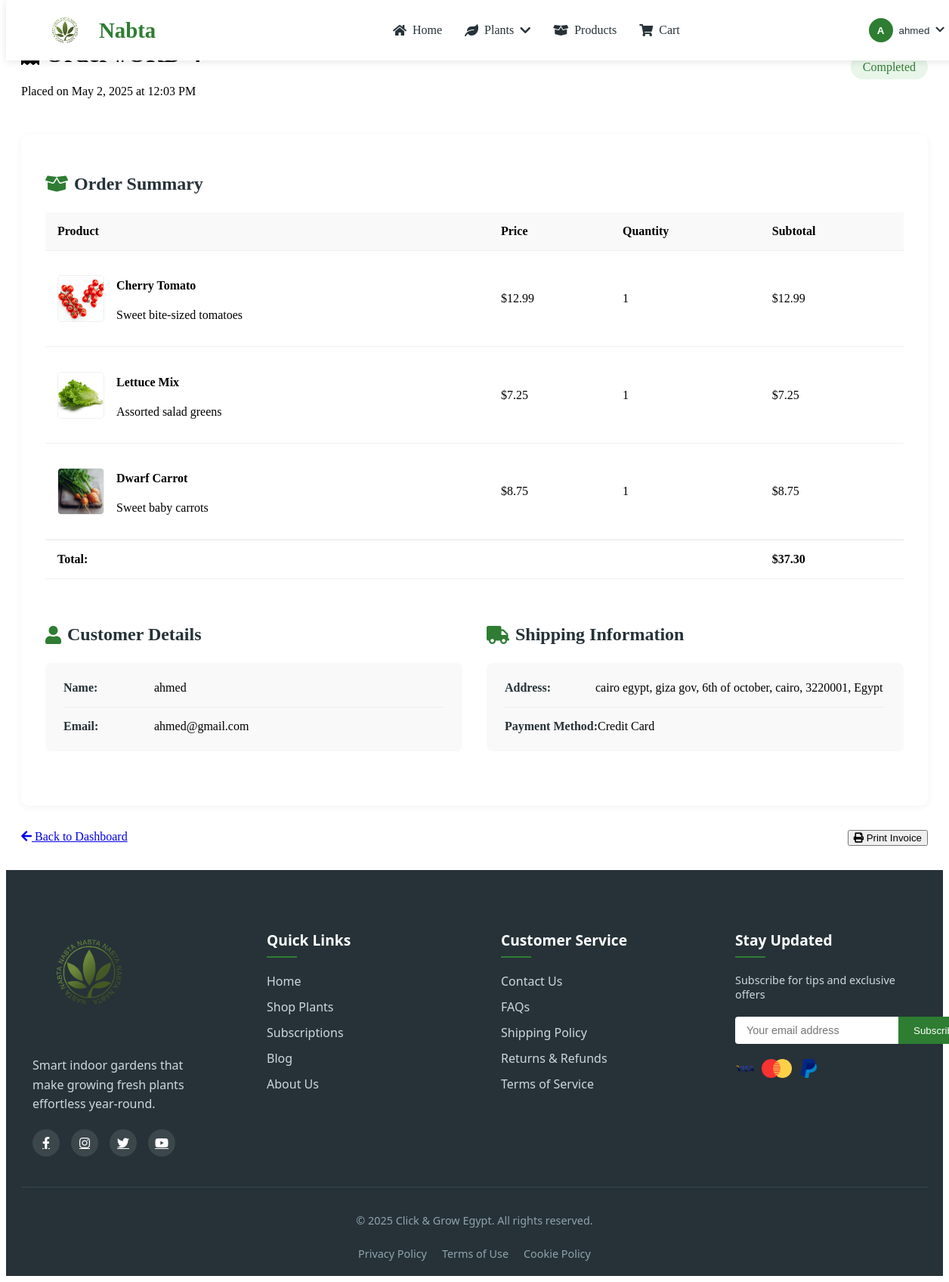
Page /order_details.php?id=4 (signed in) on the committed database.
### tables this page shows
CREATE TABLE `orders` (
  `id` int(11) NOT NULL,
  `user_id` int(11) NOT NULL,
  `order_number` varchar(20) NOT NULL,
  `total_amount` decimal(10,2) NOT NULL,
  `shipping_address` text NOT NULL,
  `payment_method` varchar(50) NOT NULL,
  `status` enum('pending','processing','completed','cancelled') DEFAULT 'pending',
  `created_at` timestamp NOT NULL DEFAULT current_timestamp()
);

CREATE TABLE `order_items` (
  `id` int(11) NOT NULL,
  `order_id` int(11) NOT NULL,
  `plant_id` int(11) NOT NULL,
  `quantity` int(11) NOT NULL,
  `price` decimal(10,2) NOT NULL
);

CREATE TABLE `plants` (
  `id` int(11) NOT NULL,
  `name` varchar(100) NOT NULL,
  `price` decimal(10,2) NOT NULL,
  `image_url` varchar(255) NOT NULL,
  `short_description` text NOT NULL,
  `long_description` text DEFAULT NULL,
  `category` enum('herbs','vegetables','flowers') NOT NULL,
  `is_featured` tinyint(1) DEFAULT 0,
  `is_new` tinyint(1) DEFAULT 0,
  `active` tinyint(1) DEFAULT 1,
  `date_added` timestamp NOT NULL DEFAULT current_timestamp()
);

CREATE TABLE `users` (
  `id` int(11) NOT NULL,
  `username` varchar(100) NOT NULL,
  `email` varchar(255) NOT NULL,
  `password` varchar(255) NOT NULL,
  `created_at` timestamp NOT NULL DEFAULT current_timestamp(),
  `remember_token` varchar(64) DEFAULT NULL,
  `token_expires` datetime DEFAULT NULL
);

### config/init.php (called while the page is built, shortened)
<?php
function url($path = '') {
    return BASE_URL . ltrim($path, '/');
}

### order_details.php (the view, shortened to what this page needs)
<?php
require_once __DIR__ . '/config/init.php';
$order_id = (int)$_GET['id'];
$order = null;
$order_items = [];
$error_message = '';
try {
    $stmt = $pdo->prepare("
        SELECT
            o.*,
            u.username,
            u.email
        FROM orders o
        JOIN users u ON o.user_id = u.id
        WHERE o.id = ? AND o.user_id = ?
    ");
    $stmt->execute([$order_id, $_SESSION['user_id']]);
    $order = $stmt->fetch();
    if (!$order) {
        $error_message = "Order not found or you don't have permission to view it.";
    } else {
        $items_stmt = $pdo->prepare("
            SELECT
                oi.*,
                p.name as plant_name,
                p.image_url,
                p.short_description
            FROM order_items oi
            JOIN plants p ON oi.plant_id = p.id
            WHERE oi.order_id = ?
        ");
        $items_stmt->execute([$order_id]);
        $order_items = $items_stmt->fetchAll();
    }
} catch (PDOException $e) {
    error_log("Order Details Error: " . $e->getMessage());
    $error_message = "We're experiencing technical difficulties. Please try again later.";
}
include __DIR__ . '/includes/navbar.php';
?>
<div class="order-details-container">
    <?php if (!empty($error_message)): ?>
        <div class="alert alert-danger">
            <i class="fas fa-exclamation-triangle"></i> <?= $error_message ?>
        </div>
    <?php elseif ($order): ?>
        <div class="order-header">
            <div>
                <h1>
                </h1>
                <p class="text-muted">
                    Placed on <?= date('F j, Y \a\t g:i A', strtotime($order['created_at'])) ?>
                </p>
            </div>
            <div class="order-status">
                <span class="status-badge status-<?= $order['status'] ?>">
                    <?= ucfirst($order['status']) ?>
                </span>
            </div>
        </div>
        <div class="order-content">
            <div class="order-section">
                <h2><i class="fas fa-box-open"></i> Order Summary</h2>
                <div class="order-items">
                    <table>
                        <thead>
                            <tr>
                                <th>Product</th>
                                <th>Price</th>
                                <th>Quantity</th>
                                <th>Subtotal</th>
                            </tr>
                        </thead>
                        <tbody>
                            <?php foreach ($order_items as $item): ?>
                            <tr>
                                <td>
                                    <div class="product-info">
                                        <img src="<?= htmlspecialchars($item['image_url']) ?>"
                                             alt="<?= htmlspecialchars($item['plant_name']) ?>"
                                             class="product-image">
                                        <div>
                                            <h4><?= htmlspecialchars($item['plant_name']) ?></h4>
                                            <p class="text-muted"><?= htmlspecialchars($item['short_description']) ?></p>
                                        </div>
                                    </div>
                                </td>
                                <td>$<?= number_format($item['price'], 2) ?></td>
                                <td><?= $item['quantity'] ?></td>
                                <td>$<?= number_format($item['price'] * $item['quantity'], 2) ?></td>
                            </tr>
                            <?php endforeach; ?>
                        </tbody>
                        <tfoot>
                            <tr>
                                <td colspan="3" class="text-right"><strong>Total:</strong></td>
                                <td><strong>$<?= number_format($order['total_amount'], 2) ?></strong></td>
                            </tr>
                        </tfoot>
                    </table>
                </div>
            </div>
            <div class="order-columns">
                <div class="order-section">
                    <h2><i class="fas fa-user"></i> Customer Details</h2>
                    <div class="details-card">
                        <div class="detail-row">
                            <span class="detail-label">Name:</span>
                            <span class="detail-value"><?= htmlspecialchars($order['username']) ?></span>
                        </div>
                        <div class="detail-row">
                            <span class="detail-label">Email:</span>
                            <span class="detail-value"><?= htmlspecialchars($order['email']) ?></span>
                        </div>
                    </div>
                </div>
                <div class="order-section">
                    <h2><i class="fas fa-truck"></i> Shipping Information</h2>
                    <div class="details-card">
                        <div class="detail-row">
                            <span class="detail-label">Address:</span>
                            <span class="detail-value"><?= nl2br(htmlspecialchars($order['shipping_address'])) ?></span>
                        </div>
                        <div class="detail-row">
                            <span class="detail-label">Payment Method:</span>
                            <span class="detail-value">
                                <?= $order['payment_method'] === 'credit_card' ? 'Credit Card' : ucfirst($order['payment_method']) ?>
                            </span>
                        </div>
                    </div>
                </div>
            </div>
        </div>
        <div class="order-actions">
            <a href="<?= url('/dashboard.php') ?>" class="btn btn-secondary">
                <i class="fas fa-arrow-left"></i> Back to Dashboard
            </a>
            <button class="btn btn-primary" onclick="window.print()">
                <i class="fas fa-print"></i> Print Invoice
            </button>
        </div>
    <?php endif; ?>
</div>
<?php include __DIR__ . '/includes/footer.php'; ?>

### order_details.php (style rules this page uses)
.order-details-container { max-width: 1200px; margin: 2rem auto; padding: 0 1rem; }
.order-header { display: flex; justify-content: space-between; align-items: center; margin-bottom: 2rem; flex-wrap: wrap; gap: 1rem; }
.order-status { margin-left: auto; }
.status-badge { padding: 0.5rem 1rem; border-radius: 20px; font-size: 1rem; font-weight: 500; text-transform: capitalize; }
.status-completed { background: #e8f5e9; color: #2e7d32; }
.order-content { background: white; border-radius: 10px; padding: 2rem; box-shadow: 0 2px 10px rgba(0,0,0,0.05); margin-bottom: 2rem; }
.order-section { margin-bottom: 2.5rem; }
.order-section h2 { margin-bottom: 1.5rem; color: var(--dark); display: flex; align-items: center; gap: 0.5rem; }
.order-section h2 i { color: var(--primary); }
.order-items table { width: 100%; border-collapse: collapse; margin-bottom: 1rem; }
.order-items th, .order-items td { padding: 1rem; text-align: left; border-bottom: 1px solid #f0f0f0; }
.order-items th { font-weight: 600; background: #f9f9f9; }
.order-items tfoot td { font-weight: bold; border-top: 2px solid #f0f0f0; }
.product-info { display: flex; align-items: center; gap: 1rem; }
.product-image { width: 60px; height: 60px; object-fit: cover; border-radius: 5px; border: 1px solid #f0f0f0; }
.order-columns { display: grid; grid-template-columns: 1fr 1fr; gap: 2rem; margin-top: 2rem; }
.details-card { background: #f9f9f9; border-radius: 8px; padding: 1.5rem; }
.detail-row { display: flex; margin-bottom: 1rem; padding-bottom: 1rem; border-bottom: 1px solid #eee; }
.detail-row:last-child { margin-bottom: 0; padding-bottom: 0; border-bottom: none; }
.detail-label { font-weight: 600; min-width: 120px; color: var(--dark); }
.detail-value { flex: 1; }
.order-actions { display: flex; justify-content: space-between; gap: 1rem; }

### rows in the picture
orders: created_at "May 2, 2025 at 12:03 PM", status "Completed", total_amount "37.30", user.username "ahmed", user.email "ahmed@gmail.com", shipping_address "cairo egypt, giza gov, 6th of october, cairo, 3220001, Egypt"
order_items: plant.image_url (picture), plant.name "Cherry Tomato", plant.short_description "Sweet bite-sized tomatoes", price "12.99", quantity "1", $item['price']*$item['quantity'] "12.99"
order_items: plant.image_url (picture), plant.name "Lettuce Mix", plant.short_description "Assorted salad greens", price "7.25", quantity "1", $item['price']*$item['quantity'] "7.25"
order_items: plant.image_url (picture), plant.name "Dwarf Carrot", plant.short_description "Sweet baby carrots", price "8.75", quantity "1", $item['price']*$item['quantity'] "8.75"

### other values in the picture
substr($_SESSION['user']['username'], 0, 1) "A"
$_SESSION['user']['username'] "ahmed"
